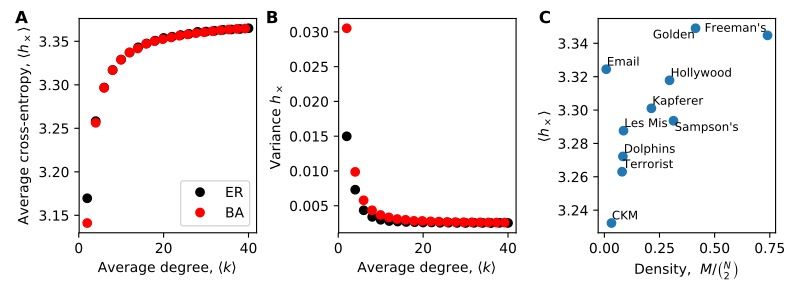

Python code for this plot:
import os
import numpy as np
import pandas as pd
import scipy, scipy.stats
import matplotlib.pyplot as plt
import bltools as blt # see baglab github

dir1 = "ER_BA_N1000/processing"
dir2 = "real_networks/processing/analyses-2019-10-29"
ER = pd.read_csv(f"{dir1}/hx_ER.csv")
BA = pd.read_csv(f"{dir1}/hx_BA.csv")
N = 1000
BAdeg = np.array([2*m - 2*m**2/N for m in BA["m"].values]) # theoretical degree for BA
##BAparam = list(range(1,21+1)) + list(range(22,25+1)) # for BA -- hack'ey way of better spacing the x-axis
##BAdeg = [2*m - 2*m**2/N for m in BAparam]

fig, ax = plt.subplots(1,3,figsize=(8,3),sharey=False)

# average cross-entropy vs average degree
plt.sca(ax[0])
Ier_ = ER["k"].values <= 40
#plt.plot(ER["k"].values[I_], ER["hx_avg"].values - ER["h_avg"].values,'ko', label="ER") 
plt.plot(ER["k"].values[Ier_], ER["hx_avg"].values[Ier_],'ko', label="ER") 
Iba_ = BAdeg <= 40
#plt.plot(BAdeg[I_], BA["hx_avg"].values - BA["h_avg"].values, 'ro', label="BA")
plt.plot(BAdeg[Iba_], BA["hx_avg"].values[Iba_], 'ro', label="BA")
plt.xlabel(r"Average degree, $\langle k \rangle$")
#plt.ylabel(r"KL-divergence, $\langle h_\times - h \rangle$")
plt.ylabel(r"Average cross-entropy, $\langle h_\times \rangle$")
plt.legend()

# variance of cross-entropy vs average degree
plt.sca(ax[1])
plt.plot(ER["k"].values[Ier_], np.power(ER["hx_std"].values[Ier_], 2), 'ko', label="ER")
plt.plot(BAdeg[Iba_], np.power(BA["hx_std"].values[Iba_], 2), 'ro', label="BA")
plt.xlabel(r"Average degree, $\langle k \rangle$")
plt.ylabel(r"Variance $h_\times$")

# Real networks: cross-entropy versus density & other network statistics
df = pd.read_csv(f"{dir2}/real_networks-links_only.csv")

plt.sca(ax[2])
plt.plot(df["density"].values,df["average_hx"].values,'o')

# Optional: annotating which network is which
small_networks = ["CKM physicians", "Dolphins", "Email Spain", "Freeman's EIES",
              "Golden Age", "Kapferer tailor", "Les Miserables",
              "Hollywood music", "Sampson's monastery", "Terrorist"]
try:
    from adjustText import adjust_text
    T = []
    for i,network in enumerate(small_networks):
        x = df["density"].values[i]
        y = df["average_hx"].values[i]
    
        lbl = network
        if lbl == 'Les Miserables':
            lbl = 'Les Mis'
        else:
            lbl = lbl.split(" ")[0]
        T.append((x,y,lbl))
    
    texts = [plt.text(x, y, lbl, fontsize=8.5) for x,y,lbl in T]
    adjust_text(texts)
except ImportError:
    for i,network in enumerate(small_networks):
        x = df["density"].values[i]
        y = df["average_hx"].values[i]
        
        if network == "Freeman's EIES":
            plt.text(x, y-0.01*1.5, network.replace(" ", "\n"), fontsize=8.5, ha='center')
        else:
            plt.text(x+.02, y, network, fontsize=8.5)

plt.xlabel(r"Density,  $M/\binom{N}{2}$")
plt.ylabel(r"$\langle h_\times \rangle$")


# association between hx and density:
d = df["density"].values
hx = df["average_hx"].values

print("Association between density and hx:")
slope, intercept, r_value, p_value, std_err = scipy.stats.linregress(d, hx)
print(r_value, p_value)


blt.letter_subplots(axes=ax, xoffset=[-0.325,-0.375,-0.3])
plt.tight_layout(w_pad=0.5)
plt.savefig("figure1-OLD-density.pdf")
##plt.show()
